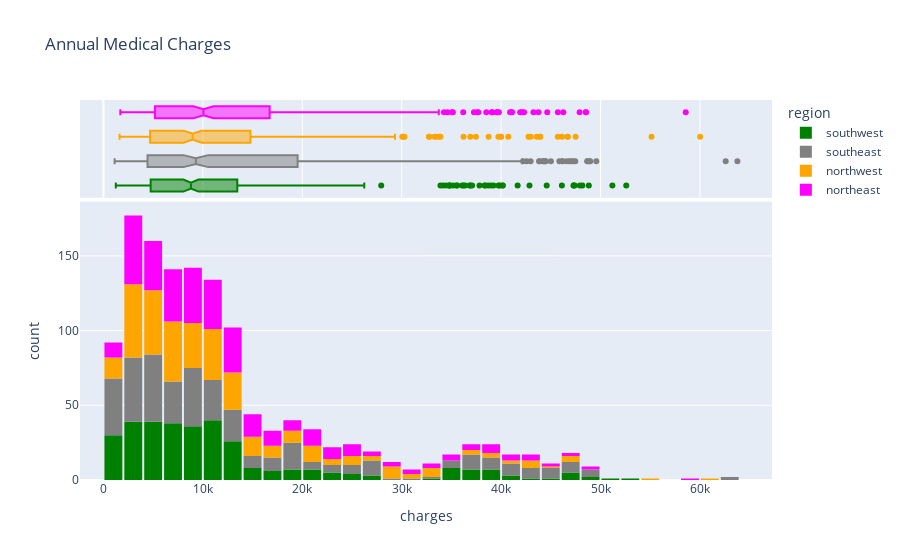

Write notebook code for a chart like this one.
### Code cell
fig = px.histogram(medical_df,
                   x='charges',
                   marginal='box',
                   color='region',
                   color_discrete_sequence=['green','grey','orange','magenta'],
                   title='Annual Medical Charges')
fig.update_layout(bargap=0.1)
fig.show()

### Figure 1 — Plotly figure (JSON) as saved in the notebook; plotly's stock layout.template omitted (floating-point values rounded to 4 significant figures; data arrays with more than 128 entries replaced by an {"elided": "..."} marker saying what was removed)
{"data": [{"alignmentgroup": "True", "bingroup": "x", "hovertemplate": "region=southwest<br>charges=%{x}<br>count=%{y}<extra></extra>", "legendgroup": "southwest", "marker": {"color": "green", "pattern": {"shape": ""}}, "name": "southwest", "offsetgroup": "southwest", "orientation": "v", "showlegend": true, "type": "histogram", "x": {"elided": "325 float values"}, "xaxis": "x", "yaxis": "y"}, {"alignmentgroup": "True", "hovertemplate": "region=southwest<br>charges=%{x}<extra></extra>", "legendgroup": "southwest", "marker": {"color": "green"}, "name": "southwest", "notched": true, "offsetgroup": "southwest", "showlegend": false, "type": "box", "x": {"elided": "325 float values"}, "xaxis": "x2", "yaxis": "y2"}, {"alignmentgroup": "True", "bingroup": "x", "hovertemplate": "region=southeast<br>charges=%{x}<br>count=%{y}<extra></extra>", "legendgroup": "southeast", "marker": {"color": "grey", "pattern": {"shape": ""}}, "name": "southeast", "offsetgroup": "southeast", "orientation": "v", "showlegend": true, "type": "histogram", "x": {"elided": "364 float values"}, "xaxis": "x", "yaxis": "y"}, {"alignmentgroup": "True", "hovertemplate": "region=southeast<br>charges=%{x}<extra></extra>", "legendgroup": "southeast", "marker": {"color": "grey"}, "name": "southeast", "notched": true, "offsetgroup": "southeast", "showlegend": false, "type": "box", "x": {"elided": "364 float values"}, "xaxis": "x2", "yaxis": "y2"}, {"alignmentgroup": "True", "bingroup": "x", "hovertemplate": "region=northwest<br>charges=%{x}<br>count=%{y}<extra></extra>", "legendgroup": "northwest", "marker": {"color": "orange", "pattern": {"shape": ""}}, "name": "northwest", "offsetgroup": "northwest", "orientation": "v", "showlegend": true, "type": "histogram", "x": {"elided": "325 float values"}, "xaxis": "x", "yaxis": "y"}, {"alignmentgroup": "True", "hovertemplate": "region=northwest<br>charges=%{x}<extra></extra>", "legendgroup": "northwest", "marker": {"color": "orange"}, "name": "northwest", "notched": true, "offsetgroup": "northwest", "showlegend": false, "type": "box", "x": {"elided": "325 float values"}, "xaxis": "x2", "yaxis": "y2"}, {"alignmentgroup": "True", "bingroup": "x", "hovertemplate": "region=northeast<br>charges=%{x}<br>count=%{y}<extra></extra>", "legendgroup": "northeast", "marker": {"color": "magenta", "pattern": {"shape": ""}}, "name": "northeast", "offsetgroup": "northeast", "orientation": "v", "showlegend": true, "type": "histogram", "x": {"elided": "324 float values"}, "xaxis": "x", "yaxis": "y"}, {"alignmentgroup": "True", "hovertemplate": "region=northeast<br>charges=%{x}<extra></extra>", "legendgroup": "northeast", "marker": {"color": "magenta"}, "name": "northeast", "notched": true, "offsetgroup": "northeast", "showlegend": false, "type": "box", "x": {"elided": "324 float values"}, "xaxis": "x2", "yaxis": "y2"}], "layout": {"bargap": 0.1, "barmode": "relative", "legend": {"title": {"text": "region"}, "tracegroupgap": 0}, "title": {"text": "Annual Medical Charges"}, "xaxis": {"anchor": "y", "domain": [0, 1], "title": {"text": "charges"}}, "xaxis2": {"anchor": "y2", "domain": [0, 1], "matches": "x", "showgrid": true, "showticklabels": false}, "yaxis": {"anchor": "x", "domain": [0, 0.7326], "title": {"text": "count"}}, "yaxis2": {"anchor": "x2", "domain": [0.7426, 1], "matches": "y2", "showgrid": false, "showline": false, "showticklabels": false, "ticks": ""}}}
